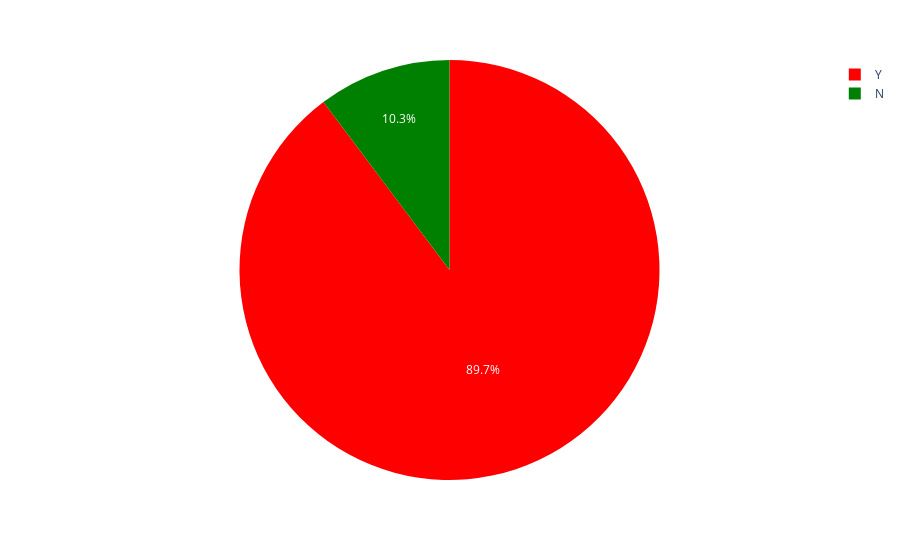

Notebook cell for this chart:
### Markdown cell above
# Data Visualization

### Code cell
import plotly.express as px

fig = px.pie(df1,names='Loan_Status',color='Loan_Status',
             color_discrete_map={'Y':'red',
                                 'N':'green'})
fig.show()

### Figure 1 — Plotly figure (JSON) as saved in the notebook; plotly's stock layout.template omitted (floating-point values rounded to 4 significant figures; data arrays with more than 128 entries replaced by an {"elided": "..."} marker saying what was removed)
{"data": [{"customdata": {"elided": "478x1 str values"}, "domain": {"x": [0, 1], "y": [0, 1]}, "hovertemplate": "Loan_Status=%{customdata[0]}<extra></extra>", "labels": {"elided": "478 str values"}, "legendgroup": "", "marker": {"colors": {"elided": "478 str values"}}, "name": "", "showlegend": true, "type": "pie"}], "layout": {"legend": {"tracegroupgap": 0}, "margin": {"t": 60}}}
